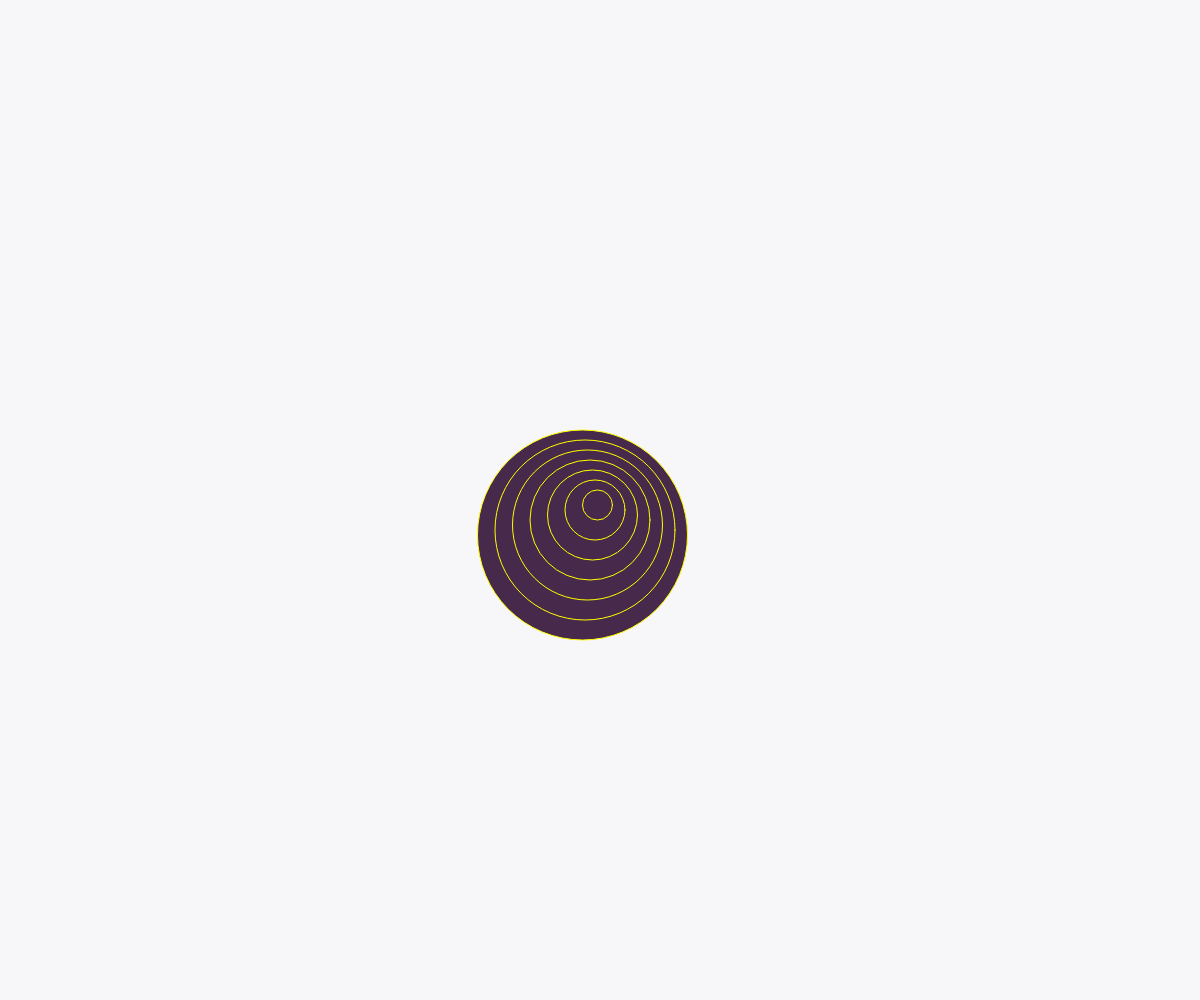
Frame 1 (no input)
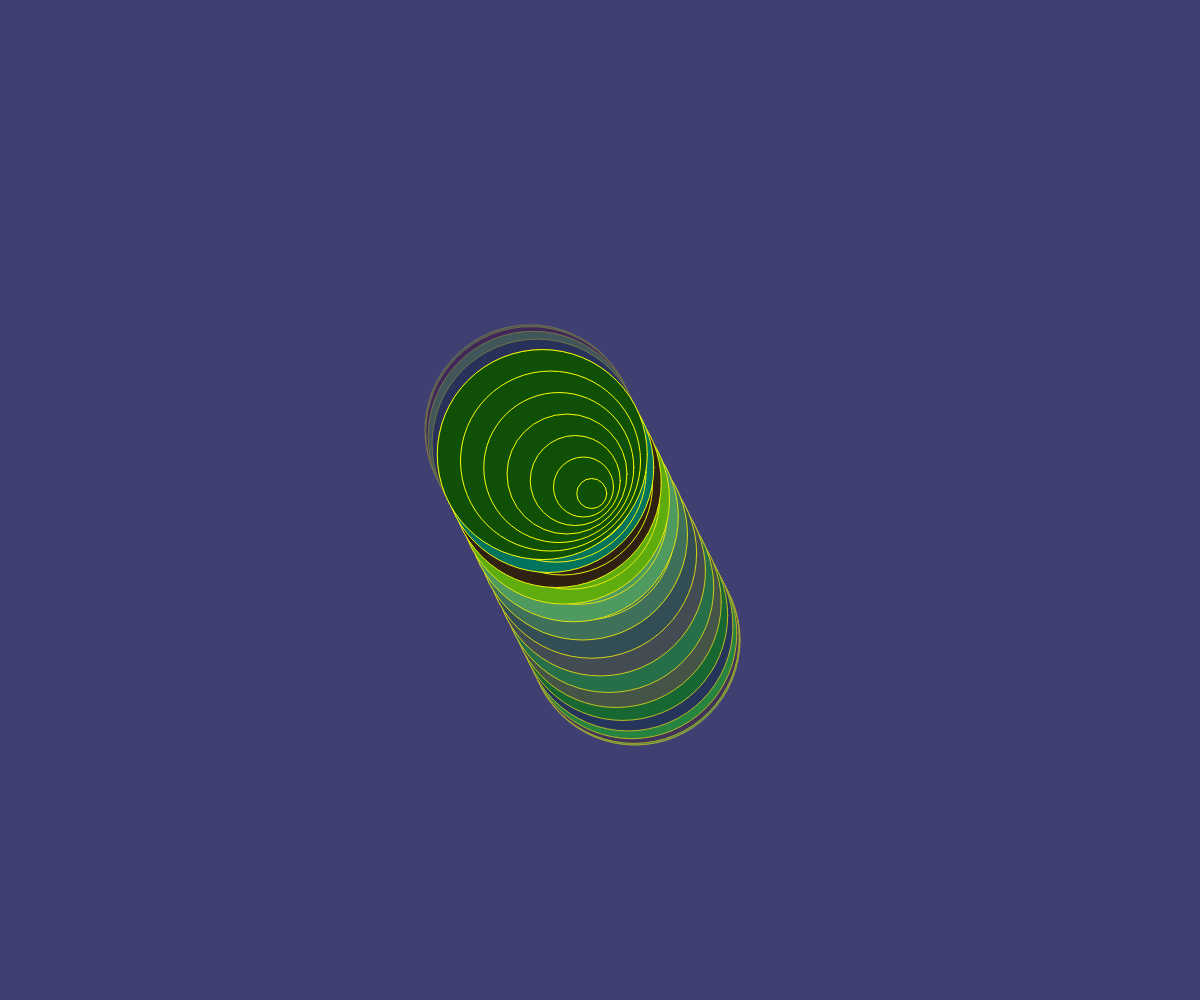
Frame 60 (no input)
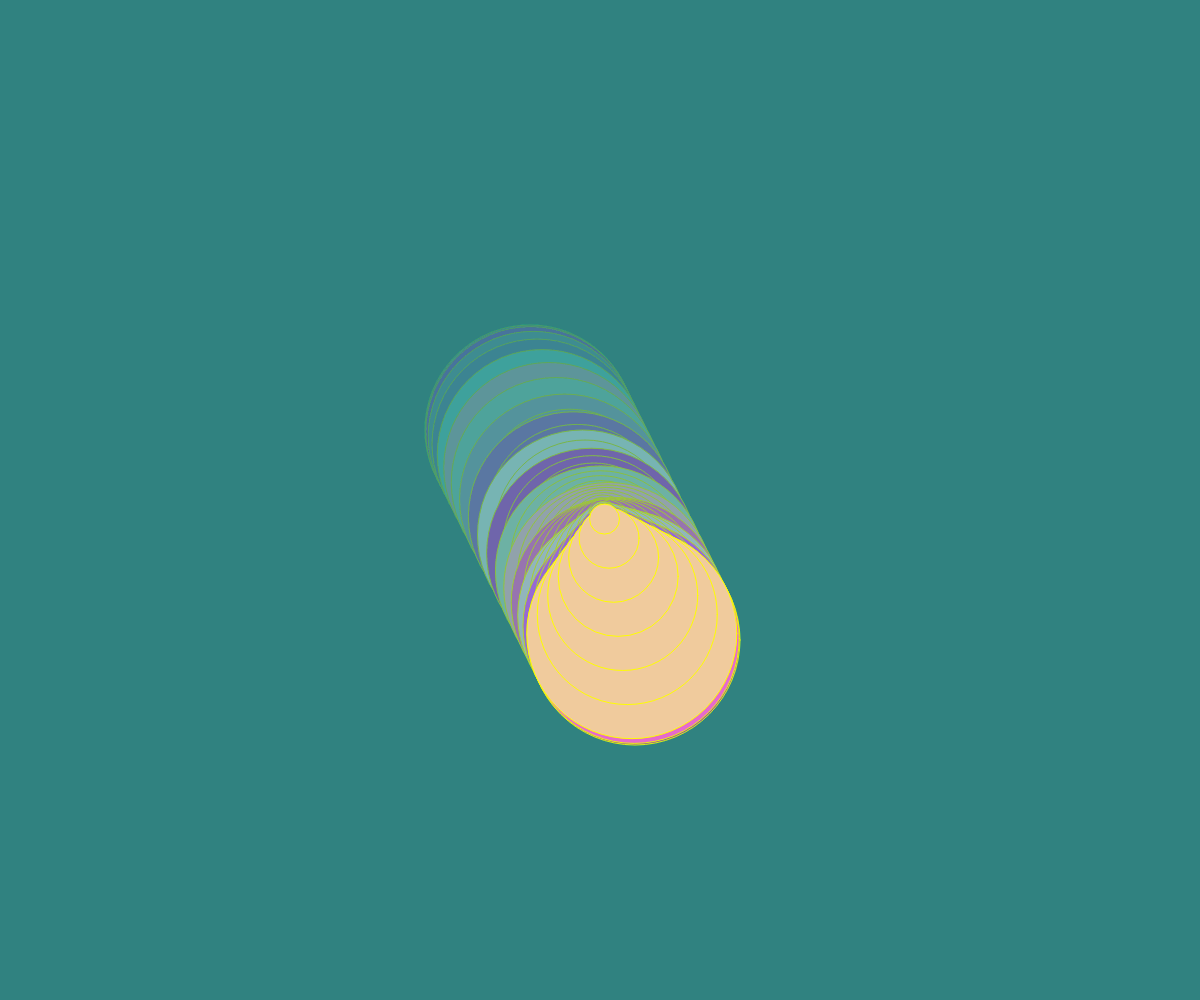
Frame 120 (the mouse pressed at the canvas centre since frame 60)

The p5.js sketch that drew these frames (run headless with seeded random() and noise() and a simulated clock; from frame 60 on, the mouse is pressed at the canvas centre):

// p5.js sketch
// ── sketch.js
let x,y,d;
let r,g,b;
let angle;

function setup() {
  
  createCanvas(windowWidth, windowHeight);

  angleMode(DEGREES);

  r = 155;
  g = 300;
  b = 200;

  x = width/2;
  y = height/2;

  d = 30;

  angle = 0;

}

function draw() {
 
 background(60,60,100,10);

  colorInvert();

  display(7,d,r,g,b);


  angle += 10;
}


function mapSin(a,target1,target2){
  let myMap;

  myMap = map(sin(a),-1,1,target1,target2);

  return myMap;
}


function display(numShapes,diam,cr,cg,cb){

  for (let i = numShapes; i > 0; i--){
    let offSetX = mapSin(angle,-10,5);
    let offSetY = mapSin(angle,-10,20);
    fill(cr,cg,cb);
    stroke('yellow');
    circle(x + offSetX*i,y+offSetY*i,diam*i);
  }

}

function colorInvert(){

  r = random(0,100);
  g = random(0,200);
  b = random(0,100);

  
  if (mouseIsPressed){
  background(255-255,255-60,255-100,10); 
  // inverted RGB
    r = 255-r;
    b = 255-b;
    g = 255-g;
  }
}
